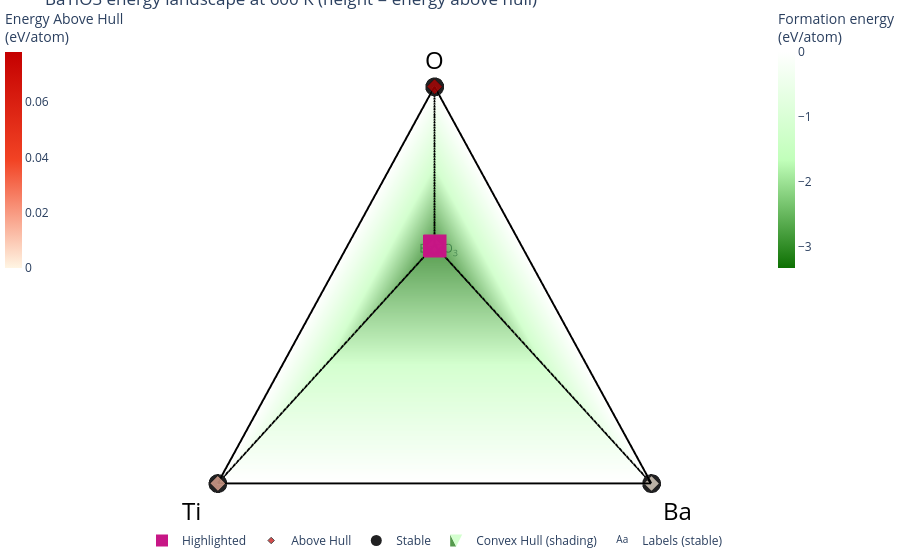

Here is the notebook cell this chart was saved with:
### Markdown cell above
### Convex hull at $T_\mathrm{op}$

The standard convex-hull picture — pymatgen's own `PDPlotter` — built at `OPERATING_T` instead of 0 K. Every phase considered sits on one diagram: elements, binaries, and (automatically, since sibling symmetries of the same material aren't excluded from each other's competing-phase search) every polymorph of the target compound.

Two views: the usual flat 2D composition triangle, and a 4D one — composition (2 independent simplex axes) raised into an energy landscape with energy above hull as the 3rd plotted axis, 4 numbers per point in total. The 4D one is interactive (rotate it — a static render of a genuinely 3D scene mostly just hides points behind other points).

Polymorphs of the same compound land on the exact same composition point in both views, so they overlap outright in 2D and stack vertically in 4D — that's inherent to this kind of plot, not a bug; the phase-competition figure further down separates them by energy explicitly instead of relying on position.

### Code cell
# ── Standard convex-hull plot at T_op (2D + 4D energy landscape) ────────────
# The familiar materials-science convex-hull figure (pymatgen's own
# PDPlotter), built at OPERATING_T instead of 0 K: every phase considered —
# elements, binaries, and (since a material's own sibling symmetries aren't
# excluded from each other's competing-phase search — see
# heatup.thermodynamic._discover_from_local) every polymorph of the target
# compound — on one diagram.
#
# Two views of the same data:
#   2D — the usual flat composition triangle (matplotlib, static, goes
#        straight into the PDF like before).
#   4D — the same triangle but raised into an energy landscape: composition
#        (2 independent axes on the simplex) + energy above hull as height
#        = 3 plotted axes carrying 4 numbers per point (3 composition
#        fractions that sum to 1, plus energy). Interactive (plotly) so you
#        can actually rotate it and see where a point sits, which a static
#        render of a genuinely 3D scene can't give you.
#
# Caveat inherent to both views, not specific to this code: polymorphs of the
# *same* compound sit at the exact same composition point, so in the 2D view
# they overlap outright, and in the 4D view they sit on the same vertical
# line at different heights — only the lowest one is ever a hull vertex. Use
# the phase-competition figure further down to separate them out by energy
# explicitly.
#
# HULL_PLOT_MATERIAL picks which material's family to draw — any one of its
# polymorphs pulls in the rest of the family automatically. Needs a prior
# pipeline run (generate_missing=False here, so it only uses what's already
# been discovered/cached — it won't kick off new PyXtal/MP-API structure
# generation just to draw a plot).

from heatup.thermodynamic import build_phase_diagram_at_T
from pymatgen.analysis.phase_diagram import PDPlotter

HULL_PLOT_MATERIAL = 'BaTiO3'   # change to inspect a different material's family

candidates = [r for r in all_reports if r['material'] == HULL_PLOT_MATERIAL]
if not candidates:
    print(f'No processed entries for material={HULL_PLOT_MATERIAL!r}.')
else:
    sym_dir = candidates[0]['sym_dir']
    fig_dir = os.path.join(sym_dir, 'stability')
    os.makedirs(fig_dir, exist_ok=True)

    try:
        built = build_phase_diagram_at_T(sym_dir, T=OPERATING_T, device=DEVICE,
                                          generate_missing=False)
    except Exception as exc:
        print(f'  Could not build phase diagram at {OPERATING_T:.0f} K: {exc}')
    else:
        pd_obj = built['phase_diagram']
        tgt    = built['target_entry']
        e_hull = pd_obj.get_e_above_hull(tgt, allow_negative=True)

        # --- 2D: flat composition triangle, static, matches the rest of the notebook ---
        plotter_2d = PDPlotter(pd_obj, show_unstable=50, backend='matplotlib',
                               ternary_style='2d')   # 50 eV/atom ~= unlimited; nothing hidden
        ax = plotter_2d.get_plot(label_stable=True, label_unstable=False,
                                 highlight_entries=[tgt])
        fig2d = ax.figure
        fig2d.suptitle(
            f'{HULL_PLOT_MATERIAL} convex hull at {OPERATING_T:.0f} K   '
            f'({len(pd_obj.elements)}-component, {len(pd_obj.stable_entries)} stable phase(s))',
            fontsize=11, fontweight='bold', y=1.02,
        )
        if SAVE_FIGURES:
            fig2d.savefig(os.path.join(fig_dir, f'hull_{OPERATING_T:.0f}K.pdf'),
                         dpi=150, bbox_inches='tight')
        plt.show()

        # --- 4D: composition (2 simplex axes) + energy above hull as height ---
        plotter_3d = PDPlotter(pd_obj, show_unstable=50, backend='plotly',
                               ternary_style='3d')
        fig3d = plotter_3d.get_plot(label_stable=True, label_unstable=False,
                                    highlight_entries=[tgt])
        fig3d.update_layout(
            title=f'{HULL_PLOT_MATERIAL} energy landscape at {OPERATING_T:.0f} K '
                 f'(height = energy above hull)',
        )
        if SAVE_FIGURES:
            html_path = os.path.join(fig_dir, f'hull3d_{OPERATING_T:.0f}K.html')
            fig3d.write_html(html_path)
            try:
                fig3d.write_image(
                    os.path.join(fig_dir, f'hull3d_{OPERATING_T:.0f}K.pdf'),
                    width=1100, height=850,
                )
            except Exception as exc:
                print(f'  (static PDF export needs a local Chrome install for kaleido — '
                      f'run `plotly_get_chrome` once if you want it; interactive HTML '
                      f'saved regardless: {os.path.basename(html_path)})')
        fig3d.show()

        print(f'{os.path.basename(sym_dir)} (highlighted): '
              f'ΔE_hull = {e_hull * 1000:.1f} meV/atom at {OPERATING_T:.0f} K')
        print(f'Stable phase(s) at this T: {[e.name for e in pd_obj.stable_entries]}')
        print(f'Figures saved under: {fig_dir}')

### Figure 1 — Plotly figure (JSON) as saved in the notebook; plotly's stock layout.template omitted (floating-point values rounded to 4 significant figures)
{"data": [{"hoverinfo": "none", "line": {"color": "black", "width": 4}, "mode": "lines", "showlegend": false, "type": "scatter3d", "x": [0.5196, 0.866, null, 0.866, 0, null, 0.5196, 0, null, 0, 0, null, 0.5196, 0, null, 0.866, 0, null], "y": [0.5, 0.5, null, 0.5, 1, null, 0.5, 0, null, 1, 0, null, 0.5, 1, null, 0.5, 0, null], "z": [-3.323, 0, null, 0, 0, null, -3.323, 0, null, 0, 0, null, -3.323, 0, null, 0, 0, null]}, {"hoverinfo": "none", "line": {"color": "rgba (0, 0, 0, 0.4)", "dash": "solid", "width": 1}, "mode": "lines", "showlegend": false, "type": "scatter3d", "x": [0.866, 0, null, 0.866, 0, null, 0.866, 0, null, 0.866, 0, null, 0, 0, null, 0, 0, null, 0.866, 0.866, null, 0, 0, null, 0, 0, null], "y": [0.5, 1, null, 0.5, 1, null, 0.5, 0, null, 0.5, 0, null, 1, 0, null, 1, 0, null, 0.5, 0.5, null, 1, 1, null, 0, 0, null], "z": [0, 0, null, -3.323, -3.323, null, 0, 0, null, -3.323, -3.323, null, 0, 0, null, -3.323, -3.323, null, 0, -3.323, null, 0, -3.323, null, 0, -3.323, null]}, {"hoverinfo": "skip", "mode": "text", "name": "Labels (stable)", "opacity": 1, "showlegend": true, "text": ["BaTiO<sub>3</sub>"], "textposition": ["middle center"], "type": "scatter3d", "visible": true, "x": [0.5096], "y": [0.49], "z": [-3.157]}, {"colorbar": {"len": 0.5, "thickness": 0.02, "thicknessmode": "fraction", "title": {"text": "Formation energy<br>(eV/atom)"}, "x": 0.9, "xpad": 0, "y": 1, "yanchor": "top", "ypad": 0}, "colorscale": [[0, "#0d7002"], [0.5, "#c1ffba"], [1, "#ffffff"]], "flatshading": true, "hoverinfo": "none", "i": [2, 0, 0], "intensity": [-3.323, 0, 0, 0], "j": [0, 3, 3], "k": [1, 1, 2], "lighting": {"ambient": 1, "diffuse": 0}, "name": "Convex Hull (shading)", "opacity": 0.7, "showlegend": true, "type": "mesh3d", "x": [0.5196, 0.866, 0, 0], "y": [0.5, 0.5, 1, 0], "z": [-3.323, 0, 0, 0]}, {"error_z": {"array": [0, 0, 0, 0], "color": "darkgray", "thickness": 5, "type": "data", "width": 10}, "hoverinfo": "text", "hoverlabel": {"font": {"size": 14}}, "hovertext": ["BaTiO<sub>3</sub> (no ID) <br>  Formation energy: -3.323 eV/atom <br>  (Stable)<br><br> Ba: 0.2<br> Ti: 0.2<br> O: 0.6", "O<sub>2</sub> (no ID) <br>  Formation energy: 0.0 eV/atom <br>  (Stable)<br><br> Ba: 0.0<br> Ti: 0.0<br> O: 1.0", "Ti (no ID) <br>  Formation energy: 0.0 eV/atom <br>  (Stable)<br><br> Ba: 0.0<br> Ti: 1.0<br> O: 0.0", "Ba (no ID) <br>  Formation energy: 0.0 eV/atom <br>  (Stable)<br><br> Ba: 1.0<br> Ti: 0.0<br> O: 0.0"], "marker": {"color": "#1e1e1f", "opacity": 0.99, "size": 11}, "mode": "markers", "name": "Stable", "showlegend": true, "type": "scatter3d", "x": [0.5196, 0.866, 0, 0], "y": [0.5, 0.5, 1, 0], "z": [-3.323, 0, 0, 0]}, {"hoverinfo": "text", "hoverlabel": {"font": {"size": 14}}, "hovertext": ["O<sub>2</sub> (no ID) <br>  Formation energy: 0.078 eV/atom <br>  Energy Above Hull: (+0.078 eV/atom)<br><br> Ba: 0.0<br> Ti: 0.0<br> O: 1.0", "Ti (no ID) <br>  Formation energy: 0.013 eV/atom <br>  Energy Above Hull: (+0.013 eV/atom)<br><br> Ba: 0.0<br> Ti: 1.0<br> O: 0.0", "Ba (no ID) <br>  Formation energy: 0.001 eV/atom <br>  Energy Above Hull: (+0.001 eV/atom)<br><br> Ba: 1.0<br> Ti: 0.0<br> O: 0.0", "BaTiO<sub>3</sub> (no ID) <br>  Formation energy: -3.323 eV/atom <br>  Energy Above Hull: (+0.0 eV/atom)<br><br> Ba: 0.2<br> Ti: 0.2<br> O: 0.6"], "marker": {"color": [0.078, 0.013, 0.001, 0], "colorbar": {"len": 0.5, "thickness": 0.02, "thicknessmode": "fraction", "title": {"text": "Energy Above Hull<br>(eV/atom)"}, "x": 0, "xpad": 0, "y": 1, "yanchor": "top", "ypad": 0}, "colorscale": [[0, "#fff5e3"], [0.5, "#f24324"], [1, "#c40000"]], "line": {"color": "black", "width": 1}, "opacity": 0.7, "size": 5, "symbol": "diamond"}, "mode": "markers", "name": "Above Hull", "showlegend": true, "type": "scatter3d", "x": [0.866, 0, 0, 0.5196], "y": [0.5, 1, 0, 0.5], "z": [0.078, 0.013, 0.001, -3.323]}, {"error_z": {"array": [], "color": "darkgray", "thickness": 5, "type": "data", "width": 10}, "hoverinfo": "text", "hoverlabel": {"font": {"size": 14}}, "hovertext": ["BaTiO<sub>3</sub> (no ID) <br>  Formation energy: -2.166 eV/atom <br>  Energy Above Hull: (+1.156 eV/atom)<br><br> Ba: 0.2<br> Ti: 0.2<br> O: 0.6"], "marker": {"color": "mediumvioletred", "opacity": 0.99, "size": 12, "symbol": "square"}, "mode": "markers", "name": "Highlighted", "showlegend": true, "type": "scatter3d", "x": [0.5196], "y": [0.5], "z": [-2.166]}], "layout": {"autosize": true, "coloraxis": {"colorbar": {"x": 1, "y": 0.05, "yanchor": "top"}}, "hovermode": "closest", "legend": {"orientation": "h", "traceorder": "reversed", "x": 0.5, "xanchor": "center", "y": 0, "yanchor": "top"}, "margin": {"b": 10, "l": 5, "pad": 0, "r": 5, "t": 10}, "paper_bgcolor": "rgba(0,0,0,0)", "plot_bgcolor": "rgba(0,0,0,0)", "scene": {"annotations": [{"align": "center", "font": {"color": "#000000", "size": 24}, "opacity": 1, "showarrow": false, "text": "O", "x": 0.926, "y": 0.5, "z": -2.991}, {"align": "center", "font": {"color": "#000000", "size": 24}, "opacity": 1, "showarrow": false, "text": "Ti", "x": -0.06, "y": 1.06, "z": -2.991}, {"align": "center", "font": {"color": "#000000", "size": 24}, "opacity": 1, "showarrow": false, "text": "Ba", "x": -0.06, "y": -0.06, "z": -2.991}, {"opacity": 0, "text": "", "x": 1, "y": 1, "z": 0}], "aspectratio": {"x": 2, "y": 2, "z": 1}, "camera": {"center": {"x": 0, "y": 0, "z": 0}, "eye": {"x": 0, "y": 0, "z": 5}, "projection": {"type": "orthographic"}}, "xaxis": {"autorange": true, "showaxeslabels": false, "showgrid": false, "showline": false, "showspikes": false, "showticklabels": false, "ticks": "", "visible": false, "zeroline": false}, "yaxis": {"autorange": true, "showaxeslabels": false, "showgrid": false, "showline": false, "showspikes": false, "showticklabels": false, "ticks": "", "visible": false, "zeroline": false}, "zaxis": {"autorange": true, "showaxeslabels": false, "showgrid": false, "showline": false, "showspikes": false, "showticklabels": false, "ticks": "", "visible": false, "zeroline": false}}, "showlegend": true, "title": {"text": "BaTiO3 energy landscape at 600 K (height = energy above hull)"}}}
